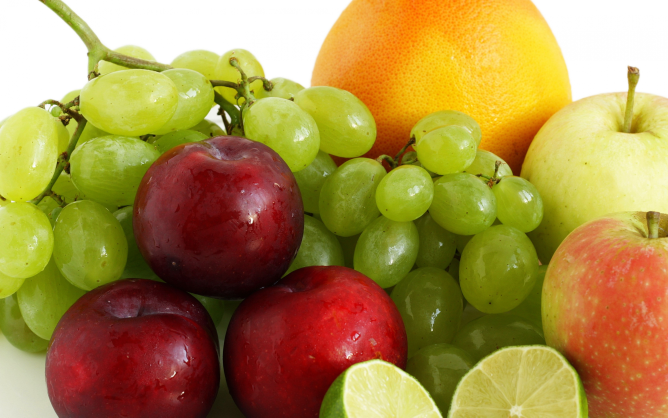
#> input picture seminar14/fruits.png, 1336 x 835 px (shown at 1/2 size)
$ jupyter execute --allow-errors seminar_dim_reduction.ipynb   (shell and % lines are left out)
#> lines starting #> are read from the running program, lines starting #| are printed output that depends on the picture
<a href="https://colab.research.google.com/github/adasegroup/ML2023_seminars/blob/master/seminar14/seminar_dim_reduction.ipynb" target="_parent"></a>

# Seminar: Dimensionality reduction

#### Seminar structure:

* SVD (Singular Value Decomposition) and PCA (Principal Component Analysis) from scratch
* Singular Value Decomposition of an Image.
* The ` Olivetti Faces dataset` component analysis.
* Instrinsic dimensionality estimation.
* Manifold learning.
* Autoencoding.

[cell 1]
#linear algebra
import numpy as np
#data structures
import pandas as pd
#ml models
import scipy as sp
import sklearn
#plots
import matplotlib.pyplot as plt
#beautiful plots
import seaborn as sns
import statsmodels.api as sm
#off the warnings
import warnings
warnings.filterwarnings("ignore")

## 1. SVD (Singular Value Decomposition) from the very scratch

The singular value decomposition of a matrix $A$ is the factorization of $A$ into the product of three matrices $A = U\Sigma V^T$ where the columns of $U$ and $V$ are orthonormal and the matrix $\Sigma$ is diagonal with positive real entries.

$$
X= U\Sigma V^T=
  \begin{matrix}
    \underbrace{\left[\begin{matrix} u_1 &  u_2 &  &  u_r\end{matrix}\right.}&
    \underbrace{\left.\begin{matrix} u_{r+1} & \dots &   u_m\end{matrix}\right]}\\
    col(X) & null(X^T)
  \end{matrix}
  \begin{bmatrix}
      \sigma_1 & 0 & \dots & 0 & 0 & \dots & 0 \\
         0 & \sigma_2  & \dots & 0 & 0 & \dots & 0 \\
         \dots& & & & &  \\
         0 & 0 & \dots & \sigma_r  & 0 & \dots & 0 \\
         0 & 0 & \dots & 0 & 0 & \dots & 0 \\
         \dots& & & & &  \\
         0 & 0 & \dots & 0 & 0 & \dots & 0
  \end{bmatrix}
  \begin{bmatrix}
     v_1^T \\  v_2^T \\ \dots \\  v_r^T \\
     v_{r+1}^T \\ \dots \\  v_n^T
  \end{bmatrix}
  \begin{matrix}
    \left.\vphantom{\begin{bmatrix}
       \ v_1^T \\  v_2^T \\ \dots \\ \vect v_r^T
       \end{bmatrix}}\right\} row(X) \\
    \left.\vphantom{\begin{bmatrix}
      \ v_{r+1}^T \\ \dots \\  v_n^T
    \end{bmatrix}}\right\} null(X)
  \end{matrix}
$$

Credit for: https://www.askpython.com/wp-content/uploads/2020/11/SVD-1.jpg

#### Questions:

1. Is `SVD()` use iterative search or there is some closed solution?
2. That is the criterion of good decomposition?
3. That is the difference of `PCA` and `SVD`?

To refresh your math - you can check lectures or [here](https://jonathan-hui.medium.com/machine-learning-singular-value-decomposition-svd-principal-component-analysis-pca-1d45e885e491#:~:text=What%20is%20the%20difference%20between,PCA%20skips%20less%20significant%20components.)

#### Here we go:

#> (a cell that did not finish here is left out)

#> (a cell that did not finish here is left out)

#> (a cell that did not finish here is left out)

[cell 5]
from sklearn.linear_model import LinearRegression

# toy data
plt.figure(figsize=(9, 6))
np.random.seed(2)
X = np.random.randn(200)
Y = X + np.random.randn(len(X)) * 0.5
model = LinearRegression()
model.fit(X.reshape(-1, 1), Y)
test_x = np.linspace(-4, 4, 100)
predictions = model.predict(test_x.reshape(-1, 1))
plt.plot(X, Y, 'o')
plt.plot(test_x, predictions, label='No Outliers', color='C0')

# add noise
sub_inds = np.random.choice(len(X), 10, replace=False)
XA = X.copy()
YA = Y.copy()
YA[sub_inds] = Y[sub_inds] + np.random.rand(len(sub_inds)) * 10
model.fit(XA.reshape(-1, 1), YA)
predictions = model.predict(test_x.reshape(-1, 1))
plt.plot(test_x, predictions, label='With Outliers')
plt.plot(XA[sub_inds], YA[sub_inds], 'o', color='C1')
plt.legend(loc='best')

plt.xlabel('x')
plt.ylabel('y')
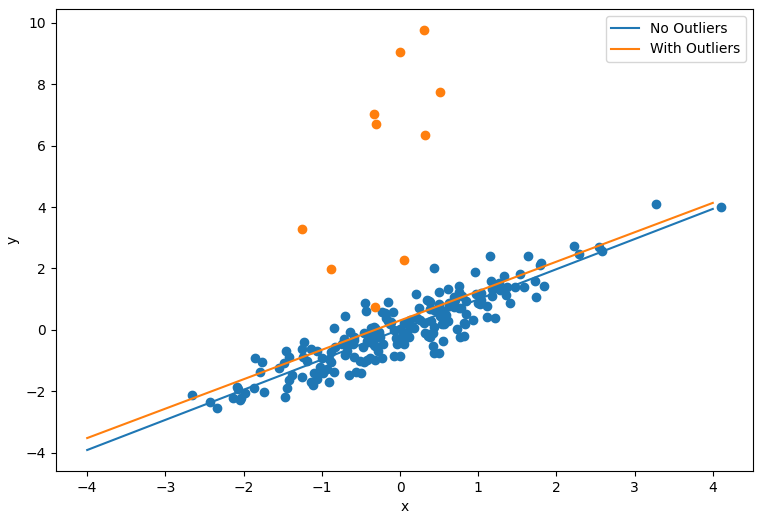
#> figure drawn by matplotlib, 1 panel; curve peaks at x = 4, y = 3.94; curve peaks at x = 4, y = 4.13

#> (a cell that did not finish here is left out)

##### Watch in the next series (seminar): "Anomaly detection with PCA"

## 2. Singular Value Decomposition and PCA of an Image for data compression

[cell 7]
# library for images
from PIL import Image

img = Image.open('fruits.png')
#> img is the input picture: PIL image 1336x835 RGBA; mean R, G, B, A 167.4, 138.5, 70.7, 255
imggray = img.convert('LA')
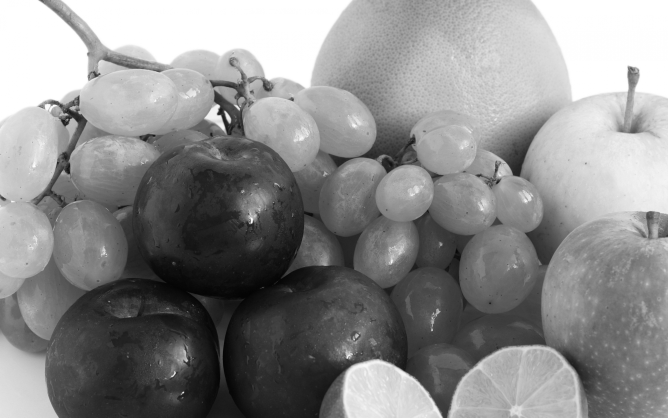
#> imggray: PIL image 1336x835 LA (shown at 1/2 size); mean R, G, B, A 139.4, 139.4, 139.4, 255; transparent parts drawn white
plt.figure(figsize=(9, 6));
plt.imshow(img);

[cell 8]
imgmat = np.array(list(imggray.getdata(band=0)), float)
imgmat.shape = (imggray.size[1], imggray.size[0])
imgmat = np.matrix(imgmat)
plt.figure(figsize=(9,6))
plt.imshow(imgmat, cmap='gray');

[cell 9]
# you can try this one, yet it converges much longer

# U, sigma, V = MySVD(verbose=False)(imgmat)
U, sigma, V = np.linalg.svd(imgmat)
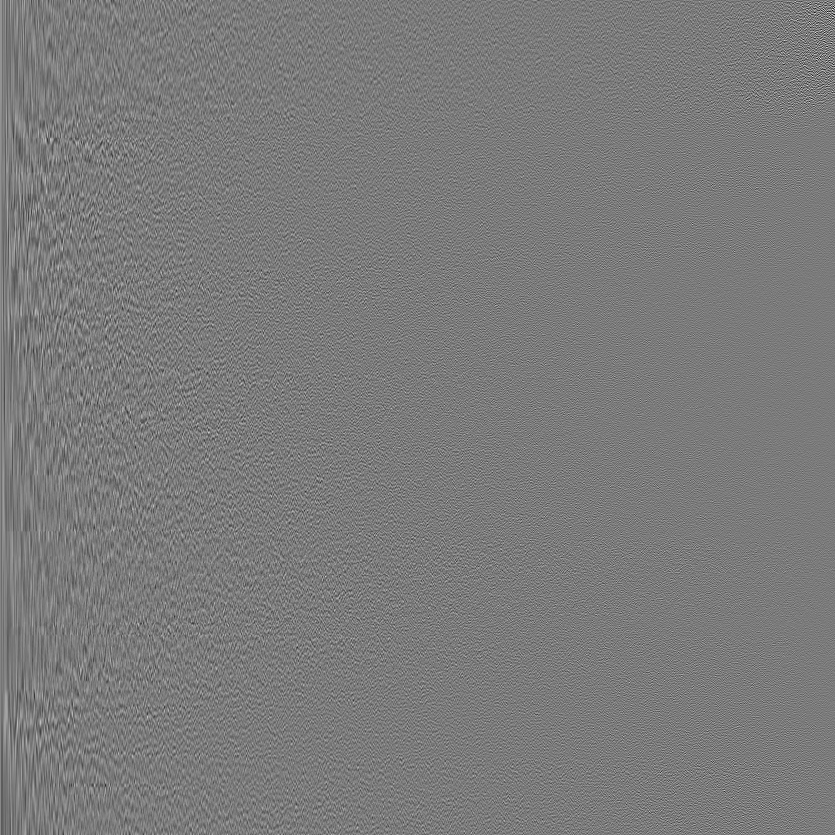
#> U: shape (835, 835) float64; min -0.263, max 0.281, mean 3.41e-05; drawn with min black and max white
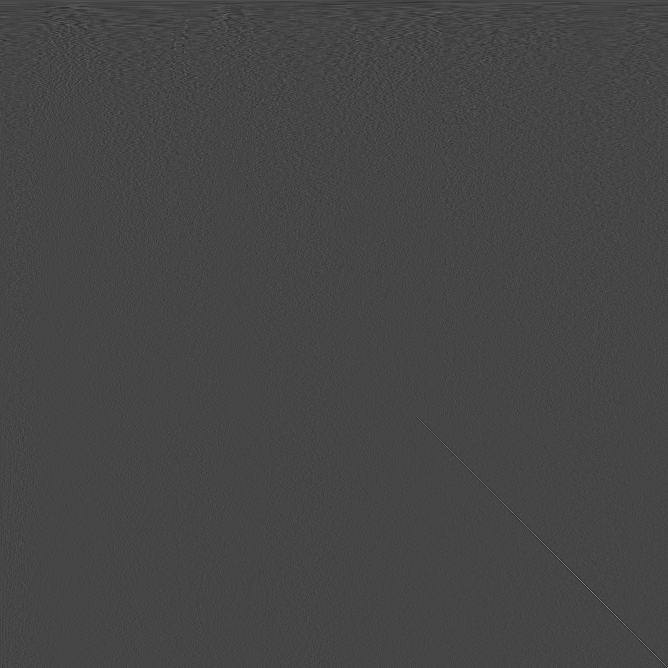
#> V: shape (1336, 1336) float64 (shown at 1/2 size); min -0.225, max 0.597, mean 1.7e-05; drawn with min black and max white
#> sigma = 835 values, max 160025.9 at index 0, min 7.41 at index 834, mean 552.8

#### One component of SVD/PCA

Computing an approximation of the image using the first column of  $U$  and first row of  $V$  reproduces the most prominent feature of the image, the light area on top and the dark area on the bottom. The darkness of the arch causes the extra darkness in the middle of the reconstruction. Each column of pixels in this image is a different weighting of the same values,  $u_1$ :

[cell 10]
from sklearn.decomposition import PCA
### PCA
### YOUR CODE HERE ###

### SVD
### YOUR CODE HERE ###
#> (the rest of this cell did not finish here and is left out)

If we will be able to see the appearance from 2-m component?

#> (a cell that did not finish here is left out)

### Ok, how many do we need?

#> (a cell that did not finish here is left out)

**For my perspective, `[:45]` reconstruction os good enough. Thus we can store less data.**

Questions:
* What portion of the data we can discard this way?
* Can we estimate the intrinsic dimension of the image through PCA?

#> (a cell that did not finish here is left out)

## 3. The `Olivetti Faces dataset` component analysis.

[cell 14]
import numpy as np
from sklearn.datasets import fetch_olivetti_faces
from numpy.random import RandomState


#> (the rest of this cell did not finish here and is left out)

Let's look at the dataset

[cell 15]
plt.figure(figsize=(12, 5))
#> (the rest of this cell did not finish here and is left out)

Let's look at the importance of the main components

[cell 16]
from sklearn.decomposition import PCA
#> (the rest of this cell did not finish here and is left out)

Let's look at the principial components

[cell 17]
plt.figure(figsize=(1, 1))
#> (the rest of this cell did not finish here and is left out)

Questions:
* Who is these criminally looking guys?

Let's see how does the faces are reconstructed by principial components. For the sake of visibility, we take 10 components, yet is is not enough for good reconstruction:(

[cell 18]
pca = PCA(n_components=10)
#> (the rest of this cell did not finish here and is left out)

2D visualization via PCA

[cell 19]
from matplotlib import offsetbox
from matplotlib.offsetbox import AnnotationBbox, OffsetImage

# [33 lines left out: function plot_embedding, not called in this run]

#> (a cell that did not finish here is left out)

If I will change the number of components in here `PCA(100)` will it change the manifold?

## 4. Estimation of intrinsic dimension

From the paper:

*There is a consensus in the high-dimensional data analysis community that the only reason any methods work in very high dimensions is that, in fact, the data are not truly high-dimensional. Rather, they are embedded in a high-dimensional space,
but can be efficiently summarized in a space of a much lower dimension, such as a nonlinear manifold.*

*Then one can reduce dimension without losing much information for many types of real-life high-dimensional data, such as images, and avoid many of the “curses of dimensionality”. Learning these data manifolds can improve
performance in classification and other applications, but if the data structure is
complex and nonlinear, dimensionality reduction can be a hard problem.*

#####  NIPS 2004: https://papers.nips.cc/paper/2577-maximum-likelihood-estimation-of-intrinsic-dimension.pdf

### Idea of the method

The idea of the nearest-neighbor intrinsic dimension estimation is based on fact of the  that the number of sample points in $\mathbf{X} = \mathbb{R}^n$ falling into a ball around $\mathbf{x}$ is proportional to the radius of of the ball $R$, the dimension of the ball $d$ and the density $f(x)$ for which the well-known estimator exists

$$f(x) = \frac{k/n}{R^d V(d)},$$

where $V(d) = \pi^{d/2} [\Gamma (d/2+1)]^{-1}$ is the volume of unit sphere in $\mathbb{R}^d$ and $\Gamma(d) = (d - 1)!$ is the Gamma function.

Then the intrinsic dimension $d$ of the sample can be regressed out or estimated by the maximum likelihood appoarch.

[cell 21]
"""
Implementation of 'Maximum Likelihood Estimation of Intrinsic Dimension' by Elizaveta Levina and Peter J. Bickel

how to use
----------

The goal is to estimate intrinsic dimensionality of data, the estimation of dimensionality is scale dependent
(depending on how much you zoom into the data distribution you can find different dimesionality), so they
propose to average it over different scales, the interval of the scales [k1, k2] are the only parameters of the algorithm.

This code also provides a way to repeat the estimation with bootstrapping to estimate uncertainty.

Here is one example with swiss roll :

from sklearn.datasets import make_swiss_roll
X, _ = make_swiss_roll(1000)

k1 = 10 # start of interval(included)
k2 = 20 # end of interval(included)
intdim_k_repeated = repeated(intrinsic_dim_scale_interval,
                             X,
                             mode='bootstrap',
                             nb_iter=500, # nb_iter for bootstrapping
                             verbose=1,
                             k1=k1, k2=k2)
intdim_k_repeated = np.array(intdim_k_repeated)
# the shape of intdim_k_repeated is (nb_iter, size_of_interval) where
# nb_iter is number of bootstrap iterations (here 500) and size_of_interval
# is (k2 - k1 + 1).

"""
# from tqdm import tqdm
import pandas as pd
import numpy as np
from sklearn.neighbors import NearestNeighbors

# [45 lines left out: functions intrinsic_dim_sample_wise, intrinsic_dim_scale_interval, repeated, not called in this run]

[cell 22]
import warnings
warnings.filterwarnings("ignore")

k1 = 1 # start of interval(included)
k2 = 5 # end of interval(included)
nb_iter = 3 # more iterations more accuracy
# intrinsic_dim_scale_interval gives better estimation
#> (the rest of this cell did not finish here and is left out)

## 5. Manifold learning

It is big part of research on the application of geometry and in particular differential geometry to machine learning. If you are interested - next term it will be course by **Prof. Bernstein** - you are welcomed.

We are going to touch a couple popular algorithms from: https://scikit-learn.org/stable/modules/manifold.html

The manifold learning methods also assumes nono-linear algorithms for dimensionality reduction.

Questions:
* Is `PCA` linear?
* Can we compose non-linear `PCA` from the linear?

Principal Component Analysis (PCA), Independent Component Analysis, Linear Discriminant Analysis, and others. These algorithms define specific rubrics to choose an good linear projection of the data.

These methods can be powerful, but often miss important non-linear structure in the data.

**Lets go with some other liner method : Independent Component Analysis `ICA`.**
FastICA algorithm: https://scikit-learn.org/stable/modules/generated/sklearn.decomposition.FastICA.html

Credit for: https://cf2.ppt-online.org/files2/slide/c/CarDgVY6t91bypGImvqBcR3OdAjWhFTZ2JQxL4ofM/slide-6.jpg

#> (a cell that did not finish here is left out)

#> (a cell that did not finish here is left out)

Will the decomposition change with the `n_components` changed?

**The most popular nonlinear algorithms: tSNE,  MDS, Isomap**

t-SNE converts similarities between data points to joint probabilities and tries to minimize the Kullback-Leibler divergence between the joint probabilities of the low-dimensional embedding and the high-dimensional data. t-SNE has a cost function that is not convex, i.e. with different initializations we can get different results.

1. For each data point $x_i$ we’ll center a Gaussian distribution over that point. Then we measure the density of all points $x_j$ under that Gaussian distribution. Then renormalize for all points. This gives us a set of probabilities $P_{ij}$ for all points in higher dimentional space.

2. Get the second set of probablities $Q_{ij}$ for Cauchy distribution (with is Students t-distribution with one degree of freedom), which allow for better modeling of far apart distances, becouse of heavier tails.

3. Map these two sets of probabilities ($ P_{ij}; Q_{ij}$)to each other, optimiing KL-divergence.

Where Kullback–Leibler divergence can be defined as

$$ D_{KL} (P || Q) = \sum P(x) log(\frac{P(x)}{Q(x)})$$

[cell 25]
from sklearn.manifold import TSNE


tsne = TSNE(n_components=2, n_iter = 1000, metric='euclidean', learning_rate= 10, verbose=2, random_state = 42) ### YOUR CODE HERE ###

#> (the rest of this cell did not finish here and is left out)

The effect of the perplexity

[cell 26]
from sklearn.datasets import make_blobs

[cell 27]
X, y = make_blobs(n_samples=500, n_features=10, centers=5)

[cell 28]
tsne = TSNE(n_components=2)
X_hat = tsne.fit_transform(X)

plt.figure(figsize=(10, 6))
plt.scatter(X_hat[:, 0], X_hat[:, 1], c=y, cmap='Set1')
plt.show()
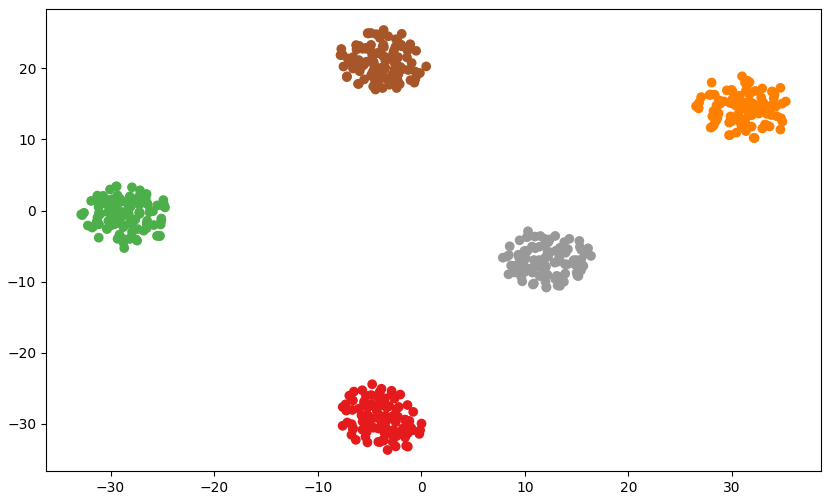
#> figure drawn by matplotlib, 1 panel
